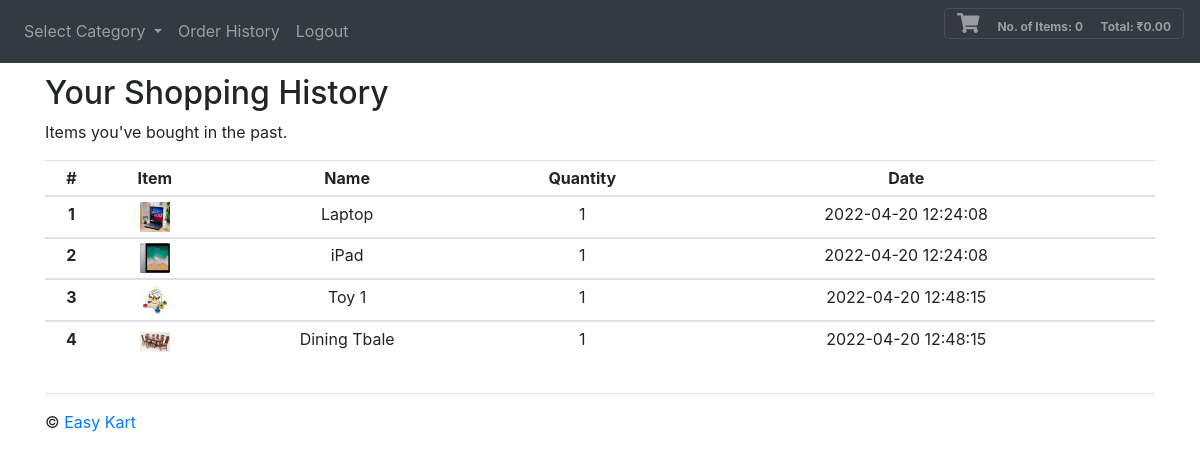
/history/ (signed in), run on the app's committed database.
### tables this page shows
CREATE TABLE purchases(uid integer, name text, image text, quantity integer, id integer, date text);

### main.py (the view)
@app.route("/history/")
def history():
    shoppingCart = []
    shopLen = len(shoppingCart)
    totItems, total, display = 0, 0, 0
    myProucts = db.execute("SELECT * FROM purchases WHERE uid=:uid", uid=session["uid"])
    myProuctsLen = len(myProucts)
    return render_template("history.html", shoppingCart=shoppingCart, shopLen=shopLen, total=total, totItems=totItems, display=display, session=session, myProucts=myProucts, myProuctsLen=myProuctsLen)

### templates/history.html (shortened to what this page needs)
{% extends "base.html" %}
{% block body %}
      <div class="row">
        <div class="col-sm">
          <h2>Your Shopping History</h2>
          <p>Items you've bought in the past.</p>
          <table class="table table-sm">
            <thead>
              <tr>
                <th scope="col">#</th>
                <th scope="col">Item</th>
                <th scope="col">Name</th>
                <th scope="col">Quantity</th>
                <th scope="col">Date</th>
                <th scope="col"></th>
              </tr>
            </thead>
            <tbody>
            {% for i in range(myProuctsLen) %}
              <tr>
                <th scope="row">{{ i + 1 }}</th>
                <td><img src="/static/img/{{ myProucts[i]["image"] }}" width="30px" alt="{{ myProucts[i]["name"] }}" /></td>
                <td>{{ myProucts[i]["name"] }}</td>
                <td>{{ myProucts[i]["quantity"] }}</td>
                <td>{{ myProucts[i]["date"] }}</td>
              </tr>
            </tbody>
            {% endfor %}
          </table>
        </div>
      </div>
    </div>
  </main>
{% endblock %}

### static/css/custom.css (style rules this page uses)
tr { text-align: center; }

### data on the page
purchases: image+name (picture), name "Laptop", quantity "1", date "2022-04-20 12:24:08"
purchases: image (picture), name "iPad", quantity "1", date "2022-04-20 12:24:08"
purchases: image+name (picture), name "Toy 1", quantity "1", date "2022-04-20 12:48:15"
purchases: image+name (picture), name "Dining Tbale", quantity "1", date "2022-04-20 12:48:15"

### other printed values
{{ totItems }} "0"
{{ '{:,.2f}'.format(total) }} "0.00"
{{ i + 1 }} "1" "2" "3" "4"
